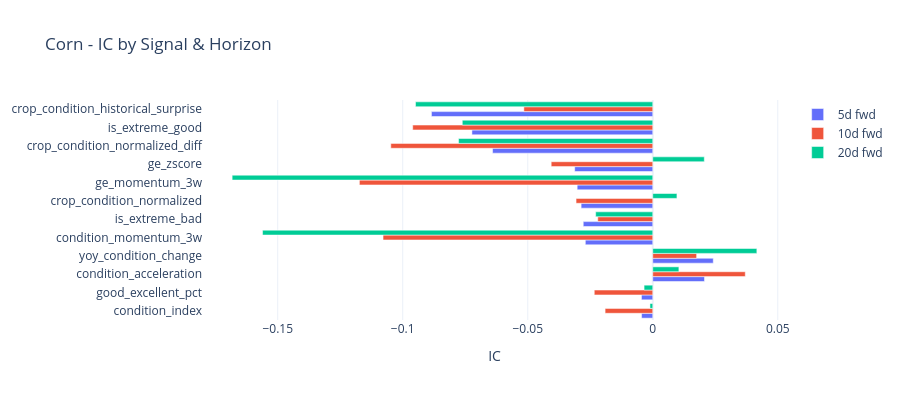
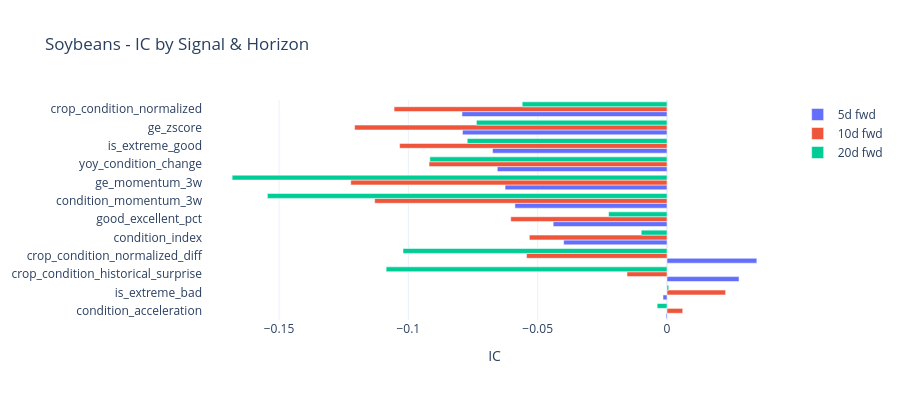

Notebook code cell kept with these figures, in order:
### Markdown cell above
---
## 4. Signal Quality Assessment
IC, ICIR, Hit Rate, Turnover per signal across multiple forward return horizons.

### Code cell
def compute_signal_quality(df, signal_col, return_col='fwd_5d_ret'):
    data = df[[signal_col, return_col, 'year']].dropna().copy()
    if len(data) < 30:
        return {'signal': signal_col, 'n': len(data), 'IC': np.nan, 'ICIR': np.nan, 'hit_rate': np.nan, 'turnover': np.nan}
    ic = data[signal_col].corr(data[return_col])
    yearly_ics = data.groupby('year').apply(lambda g: g[signal_col].corr(g[return_col])).dropna()
    icir = yearly_ics.mean()/yearly_ics.std() if len(yearly_ics)>=3 and yearly_ics.std()>0 else np.nan
    hit = (np.sign(data[signal_col]) == np.sign(data[return_col])).mean()
    signs = np.sign(data[signal_col].sort_index())
    turnover = (signs != signs.shift(1)).sum() / len(data)
    return {'signal': signal_col, 'n': len(data), 'IC': ic, 'ICIR': icir, 'hit_rate': hit, 'turnover': turnover}

def get_signal_columns(df):
    exclude = {'signal_date','date','value','year','month','week_of_year','season',
               'realized_vol_20d','vol_regime','price_20d_momentum','trend_regime','date_price','date_vol'}
    exclude |= {c for c in df.columns if 'fwd_' in c}
    return [c for c in df.columns if c not in exclude and df[c].dtype in ['float64','int64','Int64','float32','int32']]

for cmd in COMMODITIES:
    m = master[cmd]
    sig_cols = get_signal_columns(m)
    print(f'\n{"="*70}\n{COMMODITIES[cmd]["name"]} - Signal Quality\n{"="*70}')
    results = []
    for horizon in FORWARD_HORIZONS:
        for sig in sig_cols:
            r = compute_signal_quality(m, sig, f'fwd_{horizon}d_ret')
            r['horizon'] = f'{horizon}d'
            results.append(r)
    quality_df = pd.DataFrame(results).sort_values('IC', ascending=False, key=abs)
    top = quality_df[quality_df['horizon']=='5d'].head(10)
    print(f'\nTop signals by |IC| (5d fwd):')
    display(top.style.format({'IC':'{:.4f}','ICIR':'{:.2f}','hit_rate':'{:.1%}','turnover':'{:.1%}'}))
    # Bar chart
    fig = go.Figure()
    for horizon in FORWARD_HORIZONS:
        h_df = quality_df[quality_df['horizon']==f'{horizon}d'].sort_values('IC', key=abs)
        fig.add_trace(go.Bar(y=h_df['signal'], x=h_df['IC'], orientation='h', name=f'{horizon}d fwd'))
    fig.update_layout(title=f'{COMMODITIES[cmd]["name"]} - IC by Signal & Horizon',
        barmode='group', height=max(400,len(sig_cols)*25), template='plotly_white', xaxis_title='IC')
    fig.show()
    master[cmd+'_quality'] = quality_df

### Figure 1 — Plotly figure (JSON) as saved in the notebook; plotly's stock layout.template omitted (floating-point values rounded to 4 significant figures)
{"data": [{"name": "5d fwd", "orientation": "h", "type": "bar", "x": [-0.004472, -0.004516, 0.02069, 0.0242, -0.02697, -0.0278, -0.02865, -0.03023, -0.03122, -0.06407, -0.07233, -0.08851], "y": ["condition_index", "good_excellent_pct", "condition_acceleration", "yoy_condition_change", "condition_momentum_3w", "is_extreme_bad", "crop_condition_normalized", "ge_momentum_3w", "ge_zscore", "crop_condition_normalized_diff", "is_extreme_good", "crop_condition_historical_surprise"]}, {"name": "10d fwd", "orientation": "h", "type": "bar", "x": [0.01754, -0.01906, -0.02199, -0.02339, -0.03067, 0.037, -0.04062, -0.05155, -0.09601, -0.1048, -0.1079, -0.1173], "y": ["yoy_condition_change", "condition_index", "is_extreme_bad", "good_excellent_pct", "crop_condition_normalized", "condition_acceleration", "ge_zscore", "crop_condition_historical_surprise", "is_extreme_good", "crop_condition_normalized_diff", "condition_momentum_3w", "ge_momentum_3w"]}, {"name": "20d fwd", "orientation": "h", "type": "bar", "x": [-0.00112, -0.003469, 0.009665, 0.01045, 0.02061, -0.02284, 0.04163, -0.07618, -0.07767, -0.09489, -0.1561, -0.1682], "y": ["condition_index", "good_excellent_pct", "crop_condition_normalized", "condition_acceleration", "ge_zscore", "is_extreme_bad", "yoy_condition_change", "is_extreme_good", "crop_condition_normalized_diff", "crop_condition_historical_surprise", "condition_momentum_3w", "ge_momentum_3w"]}], "layout": {"barmode": "group", "height": 400, "title": {"text": "Corn - IC by Signal & Horizon"}, "xaxis": {"title": {"text": "IC"}}}}

### Figure 2 — Plotly figure (JSON) as saved in the notebook; plotly's stock layout.template omitted (floating-point values rounded to 4 significant figures)
{"data": [{"name": "5d fwd", "orientation": "h", "type": "bar", "x": [-0.0003725, -0.001545, 0.02784, 0.03473, -0.03996, -0.04401, -0.0588, -0.0626, -0.06562, -0.06745, -0.07907, -0.07927], "y": ["condition_acceleration", "is_extreme_bad", "crop_condition_historical_surprise", "crop_condition_normalized_diff", "condition_index", "good_excellent_pct", "condition_momentum_3w", "ge_momentum_3w", "yoy_condition_change", "is_extreme_good", "ge_zscore", "crop_condition_normalized"]}, {"name": "10d fwd", "orientation": "h", "type": "bar", "x": [0.006077, -0.01548, 0.02265, -0.05322, -0.05431, -0.06041, -0.09199, -0.1034, -0.1055, -0.113, -0.1208, -0.1223], "y": ["condition_acceleration", "crop_condition_historical_surprise", "is_extreme_bad", "condition_index", "crop_condition_normalized_diff", "good_excellent_pct", "yoy_condition_change", "is_extreme_good", "crop_condition_normalized", "condition_momentum_3w", "ge_zscore", "ge_momentum_3w"]}, {"name": "20d fwd", "orientation": "h", "type": "bar", "x": [0.0006626, -0.003819, -0.009967, -0.02259, -0.05598, -0.07369, -0.07724, -0.09169, -0.1021, -0.1086, -0.1545, -0.1681], "y": ["is_extreme_bad", "condition_acceleration", "condition_index", "good_excellent_pct", "crop_condition_normalized", "ge_zscore", "is_extreme_good", "yoy_condition_change", "crop_condition_normalized_diff", "crop_condition_historical_surprise", "condition_momentum_3w", "ge_momentum_3w"]}], "layout": {"barmode": "group", "height": 400, "title": {"text": "Soybeans - IC by Signal & Horizon"}, "xaxis": {"title": {"text": "IC"}}}}
